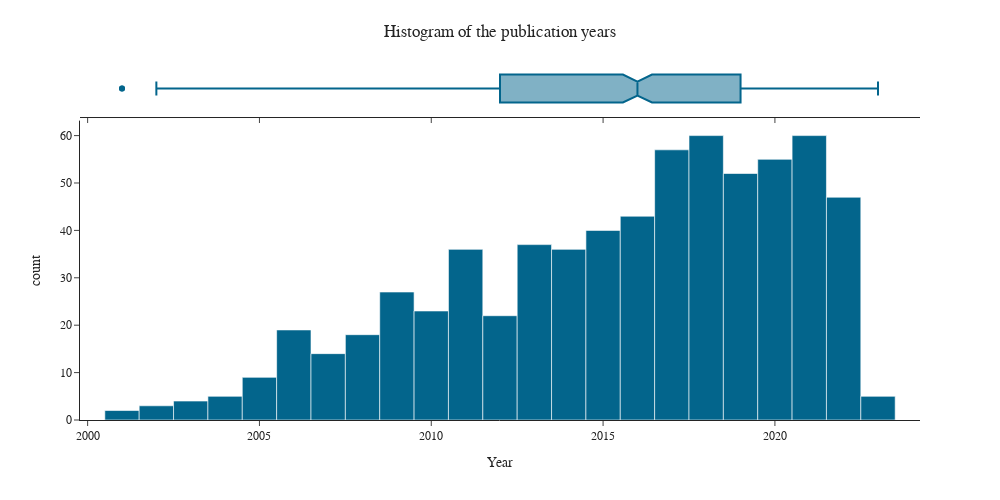

Notebook cell for this chart:
### Code cell
histogram(text, "Year", (len(text["Year"].unique())), "Histogram of the publication years")

### Figure 1 — Plotly figure (JSON) as saved in the notebook; plotly's stock layout.template omitted (floating-point values rounded to 4 significant figures; data arrays with more than 128 entries replaced by an {"elided": "..."} marker saying what was removed)
{"data": [{"alignmentgroup": "True", "bingroup": "x", "hovertemplate": "Year=%{x}<br>count=%{y}<extra></extra>", "legendgroup": "", "marker": {"color": "#03658C", "pattern": {"shape": ""}}, "name": "", "nbinsx": 23, "offsetgroup": "", "orientation": "v", "showlegend": false, "type": "histogram", "x": {"elided": "674 int values"}, "xaxis": "x", "yaxis": "y"}, {"alignmentgroup": "True", "hovertemplate": "Year=%{x}<extra></extra>", "legendgroup": "", "marker": {"color": "#03658C"}, "name": "", "notched": true, "offsetgroup": "", "showlegend": false, "type": "box", "x": {"elided": "674 int values"}, "xaxis": "x2", "yaxis": "y2"}], "layout": {"barmode": "relative", "font": {"family": "Times New Roman"}, "height": 500, "legend": {"tracegroupgap": 0}, "margin": {"t": 60}, "title": {"text": "Histogram of the publication years", "x": 0.5, "xanchor": "center", "y": 0.95, "yanchor": "top"}, "width": 1000, "xaxis": {"anchor": "y", "domain": [0, 1], "title": {"text": "Year"}}, "xaxis2": {"anchor": "y2", "domain": [0, 1], "matches": "x", "showticklabels": false}, "yaxis": {"anchor": "x", "domain": [0, 0.8316], "title": {"text": "count"}}, "yaxis2": {"anchor": "x2", "domain": [0.8416, 1], "matches": "y2", "showline": false, "showticklabels": false, "ticks": ""}}}
